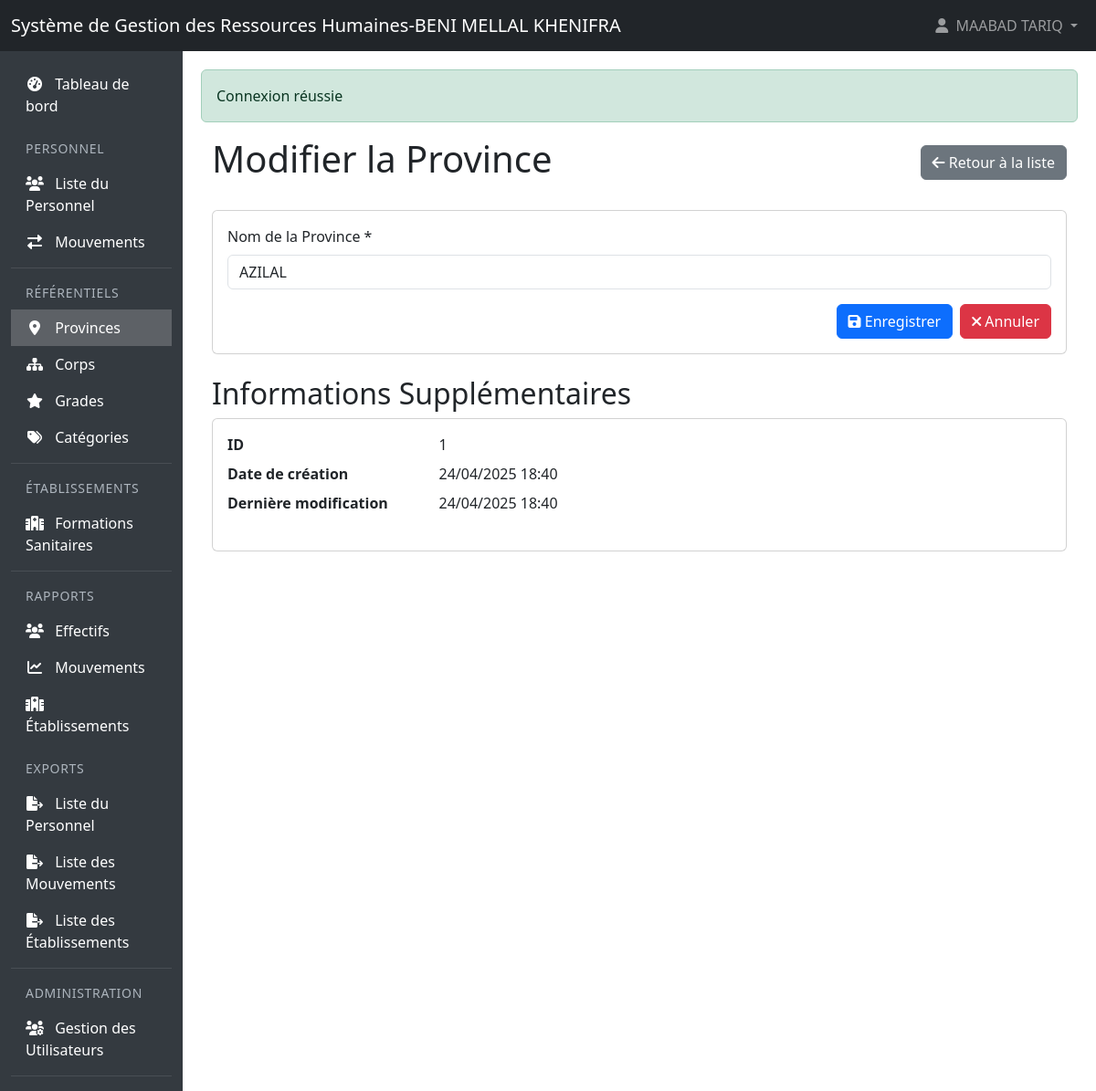
The page /APP_SGRHBMKH/provinces/edit/1 (signed in) on the database its author committed.
### tables this page shows
CREATE TABLE `provinces` (
  `id` int(11) NOT NULL,
  `nom_province` varchar(100) NOT NULL,
  `created_at` timestamp NOT NULL DEFAULT current_timestamp(),
  `updated_at` timestamp NOT NULL DEFAULT current_timestamp() ON UPDATE current_timestamp(),
  `deleted_at` timestamp NULL DEFAULT NULL
);

### controllers/ProvinceController.php (called while the page is built, shortened)
<?php
class ProvinceController extends Controller {
    private $provinceModel;
    public function __construct() {
        require_once __DIR__ . '/../models/Province.php';
        $this->provinceModel = new Province();
    }
    public function edit($id) {
        $province = $this->provinceModel->findDetailById($id);
        $this->render('provinces/edit', [
            'province' => $province,
            'csrf_token' => $this->generateCSRFToken(),
            'messages' => $this->getFlashMessages()
        ]);
    }
}

### models/Model.php (called while the page is built, shortened)
<?php
require_once __DIR__ . '/../config/database.php';
abstract class Model {
    public function __construct() {
        $database = new Database();
        $this->db = $database->getConnection();
    }
}
?>

### config/database.php (called while the page is built, shortened)
<?php
class Database {
    private $host = "localhost";
    private $db_name = "sgrhbmkh_db";
    private $username = "root";
    private $password = "";
    public function getConnection() {
        $this->db = null;
        try {
            $dsn = "mysql:host=" . $this->host . ";dbname=" . $this->db_name . ";charset=utf8";
            $this->db = new PDO($dsn, $this->username, $this->password, [
                PDO::ATTR_ERRMODE => PDO::ERRMODE_EXCEPTION,
                PDO::ATTR_DEFAULT_FETCH_MODE => PDO::FETCH_ASSOC,
                PDO::ATTR_EMULATE_PREPARES => false,
                PDO::MYSQL_ATTR_INIT_COMMAND => "SET NAMES utf8mb4"
            ]);
            $this->db->query("SELECT 1");
        } catch(PDOException $e) {
            error_log("Database connection error: " . $e->getMessage());
            error_log("DSN used: " . $dsn);
            error_log("Stack trace: " . $e->getTraceAsString());
            throw new Exception("Une erreur est survenue lors de la connexion à la base de données: " . $e->getMessage());
        }
        return $this->db;
    }
}
?>

### models/Province.php (called while the page is built, shortened)
<?php
class Province extends Model {
    public function __construct() {
        parent::__construct();
        $this->table = 'provinces';
    }
    public function findDetailById($id) {
        try {
            $sql = "SELECT p.*,
                    COUNT(DISTINCT fs.id) as nombre_formations,
                    (SELECT COUNT(*) FROM personnel pe
                     JOIN formations_sanitaires fs2 ON pe.formation_sanitaire_id = fs2.id
                     WHERE fs2.province_id = p.id
                     AND pe.deleted_at IS NULL) as nombre_personnel
                    FROM {$this->table} p
                    LEFT JOIN formations_sanitaires fs ON p.id = fs.province_id AND fs.deleted_at IS NULL
                    WHERE p.id = :id
                    AND p.deleted_at IS NULL
                    GROUP BY p.id";
            $stmt = $this->db->prepare($sql);
            $stmt->bindValue(":id", $id);
            $stmt->execute();
            return $stmt->fetch(PDO::FETCH_ASSOC);
        } catch (\PDOException $e) {
            error_log("Error in findDetailById: " . $e->getMessage());
            throw new \Exception("Erreur lors de la récupération des détails de la province");
        }
    }
}

### views/provinces/edit.php (the view, shortened to what this page needs)
<div class="container-fluid">
    <div class="d-flex justify-content-between align-items-center mb-4">
        <h1>Modifier la Province</h1>
        <a href="/APP_SGRHBMKH/provinces" class="btn btn-secondary">
            <i class="fas fa-arrow-left"></i> Retour à la liste
        </a>
    </div>
    <div class="card">
        <div class="card-body">
            <form action="/APP_SGRHBMKH/provinces/edit/<?= $province['id'] ?>" method="POST">
                <div class="mb-3">
                    <label for="nom_province" class="form-label">Nom de la Province *</label>
                    <input type="text" class="form-control" id="nom_province" name="nom_province" required
                           maxlength="100" value="<?= htmlspecialchars($province['nom_province']) ?>"
                           placeholder="Entrez le nom de la province">
                </div>
                <div class="d-grid gap-2 d-md-flex justify-content-md-end">
                    <button type="submit" class="btn btn-primary">
                        <i class="fas fa-save"></i> Enregistrer
                    </button>
                    <a href="/APP_SGRHBMKH/provinces" class="btn btn-danger">
                        <i class="fas fa-times"></i> Annuler
                    </a>
                </div>
            </form>
        </div>
    </div>
    <div class="mt-4">
        <h2>Informations Supplémentaires</h2>
        <div class="card">
            <div class="card-body">
                <dl class="row">
                    <dt class="col-sm-3">ID</dt>
                    <dd class="col-sm-9"><?= $province['id'] ?></dd>
                    <dt class="col-sm-3">Date de création</dt>
                    <dd class="col-sm-9"><?= date('d/m/Y H:i', strtotime($province['created_at'])) ?></dd>
                    <dt class="col-sm-3">Dernière modification</dt>
                    <dd class="col-sm-9"><?= date('d/m/Y H:i', strtotime($province['updated_at'])) ?></dd>
                </dl>
            </div>
        </div>
    </div>
</div>

### rows shown on the page
provinces: nom_province "AZILAL", id "1", created_at "24/04/2025 18:40", updated_at "24/04/2025 18:40"

### other values the page prints
$_SESSION['user_name'] "MAABAD TARIQ"
$message['message'] "Connexion réussie"
